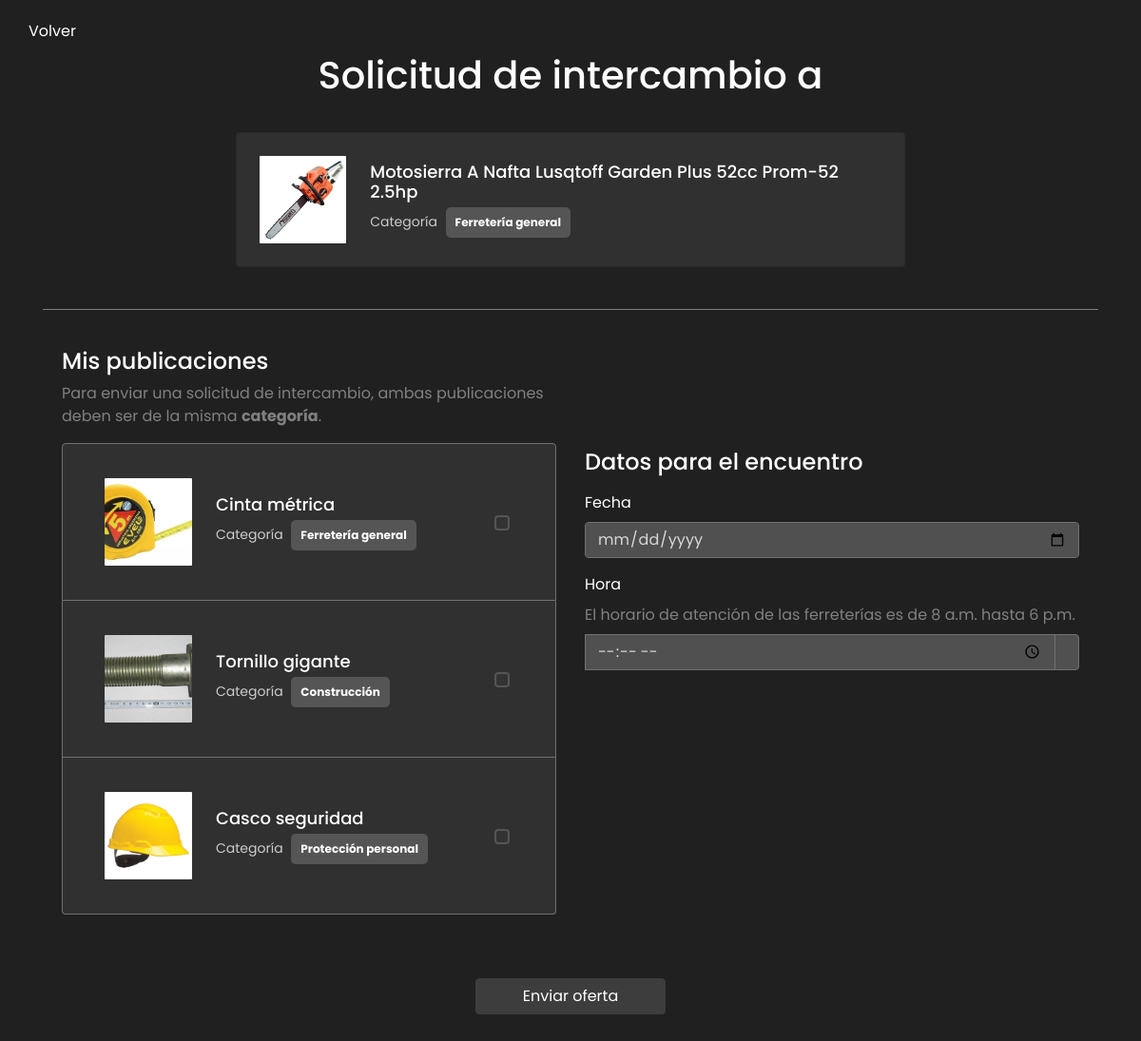
The page /publicacion/10/publicacion-existente (signed in) on the database its author committed.
### vista_usuario/models.py (models this page shows, shortened)
class Publicacion(models.Model):
    NUEVO = 'nuevo'
    USADO = 'usado'
    ESTADOS_CHOICES = [
        (NUEVO, 'Nuevo'),
        (USADO, 'Usado'),
    ]
    CATEGORIA_CHOICES = [
        ('Electricidad', 'Electricidad'),
        ('Ferretería general', 'Ferretería general'),
        ('Construcción', 'Construcción'),
        ('Herramientas', 'Herramientas'),
        ('Jardinería', 'Jardinería'),
        ('Protección personal', 'Protección personal'),
    ]
    titulo = models.CharField(max_length=100)
    estado = models.CharField(max_length=10, choices=ESTADOS_CHOICES, default=NUEVO)
    categoria = models.CharField(max_length=50, choices=CATEGORIA_CHOICES)
    sucursal = models.ForeignKey(Sucursal, on_delete=models.SET_NULL, null=True)
    descripcion = models.TextField()
    autor = models.ForeignKey(User, on_delete=models.CASCADE)
    es_privada = models.BooleanField(default=False)
    parte_oferta = models.BooleanField(default=False)
    imagenes = models.ManyToManyField(
        'Imagen',
        related_name='publicaciones',
    )  # Relación ManyToMany con Imagen

class Imagen(models.Model):
    imagen = models.ImageField(upload_to='imagenes/')

### ferreplus/modulos/modulos_inicio_sesion.py (the view)
    def wrapper(request, *args, **kwargs):
        if not request.user.is_authenticated or request.user.is_staff or request.user.is_superuser:
            return HttpResponse("No tienes permiso para acceder a esta página.")
        return view_func(request, *args, **kwargs)

### ferreplus/modulos/modulos_inicio_sesion.py (called while the page is built)
def normal_required(view_func):
    def wrapper(request, *args, **kwargs):
        if not request.user.is_authenticated or request.user.is_staff or request.user.is_superuser:
            return HttpResponse("No tienes permiso para acceder a esta página.")
        return view_func(request, *args, **kwargs)
    return wrapper

### vista_usuario/middelwares/middelware.py (called while the page is built)
    def __call__(self, request):
        response = self.get_response(request)
        if request.path == reverse('cerrar_sesion') and request.user.is_authenticated:
            return redirect('inicio')  # Redirige a la página de inicio después de cerrar sesión
        return response

### vista_usuario/views.py (called while the page is built, shortened)
@login_required
@normal_required
def publicacion_existente(request, publicacion_id):
    publicacion_base = get_object_or_404(Publicacion, id=publicacion_id)
    publicaciones_usuario = Publicacion.objects.filter(autor=request.user).exclude(es_privada=True).exclude(parte_oferta=True)
    mensaje = ''
    exito = ''
    contexto = {
        'aviso': mensaje,
        'exito': exito,
        'publicacion_a_ofertar': publicacion_base,
        'publicaciones_usuario': publicaciones_usuario
    }
    return render(request, os.path.join(TEMPLATE_DIR, 'vista_usuario', 'publicacion_existente.html'), contexto)

### templates/vista_usuario/publicacion_existente.html (shortened to what this page needs)
<!DOCTYPE html>
<html lang="en">
<head>
    <link href="https://stackpath.bootstrapcdn.com/bootstrap/4.5.2/css/bootstrap.min.css" rel="stylesheet">
    <link href="https://cdn.jsdelivr.net/npm/bootstrap-icons@1.10.3/font/bootstrap-icons.css" rel="stylesheet">
    <link href='https://unpkg.com/boxicons@2.1.4/css/boxicons.min.css' rel='stylesheet'>
    {% load static %}
    <link rel="stylesheet" type="text/css" href="{% static 'css/detalles_publicacion.css' %}">
</head>
<body>
    <div class="custom-container">
        <button id="BotonVolver" class="btn btn-secondary">
          <a href="{% url 'detalle_publicacion' publicacion_a_ofertar.id %}">
            <i class='bx bx-chevron-left'>
              <span>Volver</span>
            </i>
          </a>
        </button>
    </div>
    <div class="container">
        <div class="mb-3 text-center">
            <h1>Solicitud de intercambio a</h1>
        </div>
        <div class="row justify-content-center mb-4">
            <div class="col-md-8">
                <div class="card" id="cardPublicacion">
                    <div class="card-body d-flex align-items-center">
                        <div class="img-container">
                            {% if publicacion_a_ofertar.imagenes.all %}
                                <img src="{{ publicacion_a_ofertar.imagenes.first.imagen.url }}" alt="Imagen del producto" class="img-thumbnail" style="width: 100px; height: 100px;">
                            {% else %}
                                <img src="{% static 'ruta/a/imagen/por/defecto.jpg' %}" alt="Imagen por defecto" class="img-thumbnail" style="width: 100px; height: 100px;">
                            {% endif %}
                        </div>
                        <div class="ml-3">
                            <h6>{{ publicacion_a_ofertar.titulo }}</h6>
                            <span>Categoría <span class="badge badge-primary">{{ publicacion_a_ofertar.categoria }}</span></span>
                        </div>
                    </div>
                </div>
            </div>
        </div>
        <hr class="solid" style="border: 0; height: 1px; background-color: #808080; margin: 20px 0;">
        <form method="POST" action="{% url 'publicacion_existente' publicacion_a_ofertar.id %}">
            <div class="row align-items-center">
                <div class="col-md-6 mb-3">
                    <div class="mb-3" id="ContainerForm">
                        <div class="mb-3">
                            <h4>Mis publicaciones</h4>
                            <span id="SpanHorario">Para enviar una solicitud de intercambio, ambas publicaciones deben ser de la misma <b>categoría</b>.</span>
                        </div>
                        <div class="list-group">
                            {% for pub in publicaciones_usuario %}
                            <div class="list-group-item" id="cardPublicacion">
                                <div class="card-body d-flex align-items-center">
                                    <div class="img-container">
                                        {% if pub.imagenes.all %}
                                            <img src="{{ pub.imagenes.first.imagen.url }}" alt="Imagen del producto" class="img-thumbnail" style="width: 100px; height: 100px;">
                                        {% else %}
                                            <img src="{% static 'ruta/a/imagen/por/defecto.jpg' %}" alt="Imagen por defecto" class="img-thumbnail" style="width: 100px; height: 100px;">
                                        {% endif %}
                                    </div>
                                    <div class="ml-3">
                                        <h6>{{ pub.titulo }}</h6>
                                        <span>Categoría <span class="badge badge-secondary">{{ pub.categoria }}</span></span>
                                    </div>
                                    <div class="ml-auto">
                                        <input type="radio" id="pub-{{ pub.id }}" name="publicacion" value="{{ pub.id }}">
                                    </div>
                                </div>
                            </div>
                            {% endfor %}
                        </div>
                    </div>
                </div>
                <div class="col-md-6 mb-3">
                    <div class="mb-3">
                        <h4>Datos para el encuentro</h4>
                    </div>
                    <div class="mb-3">
                        <label for="meeting-date">Fecha</label>
                        <input type="date" class="form-control" id="meeting-date" name="fecha_encuentro" required>
                    </div>
                    <div class="mb-3">
                        <label for="meeting-time">Hora</label>
                        <div class="input-group">
                            <div class="mb-2">
                                <span id="SpanHorario">El horario de atención de las ferreterías es de 8 a.m. hasta 6 p.m.</span>
                            </div>
                            <input type="time" class="form-control" id="meeting-time" name="hora_encuentro" required>
                            <div class="input-group-append">
                                <span class="input-group-text"></span>
                            </div>
                        </div>
                    </div>
                </div>
            </div>
            <div class="mb-3 text-center">
                <button type="submit" class="btn btn-primary">Enviar oferta</button>
            </div>
        </form>
    </div>
</body>
</html>

### ferreplus/static/css/detalles_publicacion.css (style rules this page uses)
* { font-family: "Poppins", sans-serif; font-weight: 400; font-style: normal; box-sizing: border-box; }
body { color: white; min-height: 100%; background-color: #202020; }
.container { color: white; margin: 0 auto; justify-content: center; }
.badge { background-color: #606060; padding: 10px; border-radius: 5px; margin-left: 5px; margin-right: 5px; }
.custom-container { margin-top: 10px; margin-left: 20px; }
.custom-container button { background-color: transparent; color: #ffffff; border: none; padding: 10px; border-radius: 8px; cursor: pointer; text-decoration: none; }
.custom-container button a { color: inherit; text-decoration: none; }
.custom-container button i { vertical-align: middle; margin-right: 5px; }
.custom-container button span { vertical-align: top; }
.btn-primary { font-size: medium; background-color: #3d3d3d; border-color: #3d3d3d; color: #ffffff; transition: background-color 0.3s ease; width: 200px; margin: 15px; }
#ContainerForm { margin: 0 auto; }
.list-group-item { background-color: #505050; border-color: #707070; display: flex; justify-content: space-between; align-items: center; }
.list-group-item span { color: #666; }
input[type="radio"] { appearance: none; -webkit-appearance: none; -moz-appearance: none; width: 16px; height: 16px; border: 2px solid #555; border-radius: 4px; vertical-align: middle; margin-right: 8px; background-color: #333; cursor: pointer; }
.form-control { background-color: #505050; border-color: #707070; color: #d7d7d7; width: 100%; }
.input-group-text { background-color: #505050; color: #d7d7d7; border-color: #707070; }
.row { padding: 20px; }
.col-md-6 { min-height: 400px; }
#SpanHorario { color: #808080; }
.img-container { margin-right: 5px; }
.img-thumbnail { width: 50px; height: 50px; object-fit: cover; border: none; background-color: transparent; border-radius: 5px; }
#cardPublicacion { background-color: #303030; color: white; }
#cardPublicacion .card-body { display: flex; align-items: center; color: #ffffff; }
.list-group-item .card-body { display: flex; justify-content: space-between; align-items: center; color: #ffffff; }
.list-group-item { display: flex; align-items: center; justify-content: space-between; color: #909090; }
.ml-3 h6 { font-size: 18px; margin-bottom: 5px; }
.ml-3 span { font-size: 14px; color: #ccc; }
.ml-3 .badge { background-color: #555; color: white; font-size: 12px; padding: 10px; margin-left: 5px; }

### rows shown on the page
Publicacion: imagenes.first.imagen (picture), titulo "Motosierra A Nafta Lusqtoff Garden Plus 52cc Prom-52 2.5hp", categoria "Ferretería general"
Publicacion: imagenes.first.imagen (picture), titulo "Cinta métrica", categoria "Ferretería general"
Publicacion: imagenes.first.imagen (picture), titulo "Tornillo gigante", categoria "Construcción"
Publicacion: imagenes.first.imagen (picture), titulo "Casco seguridad", categoria "Protección personal"
